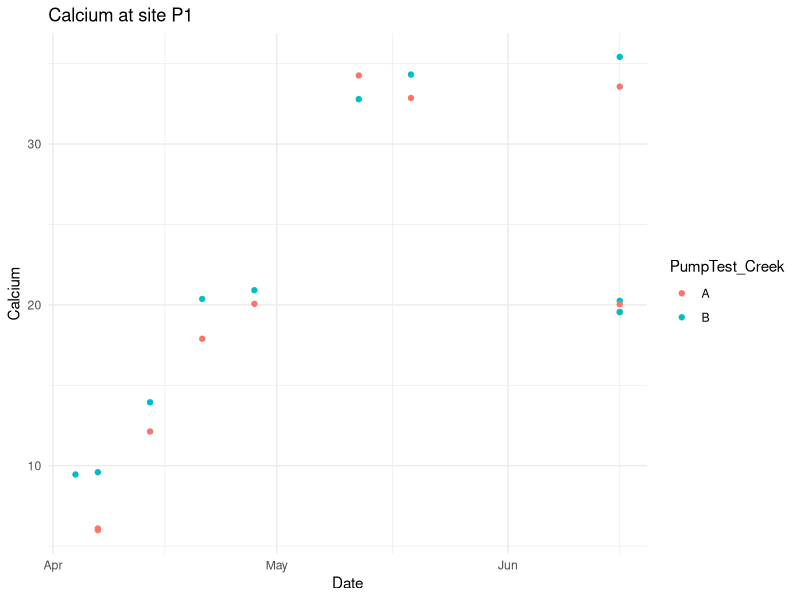
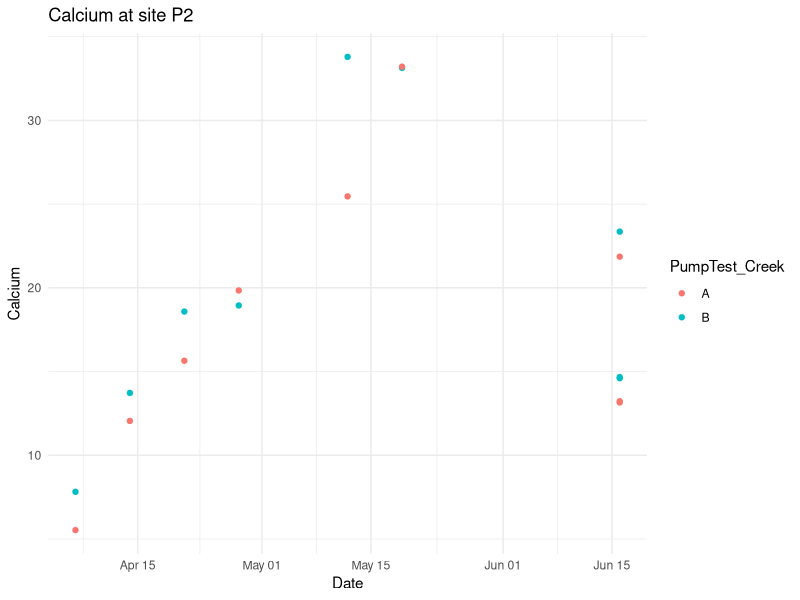
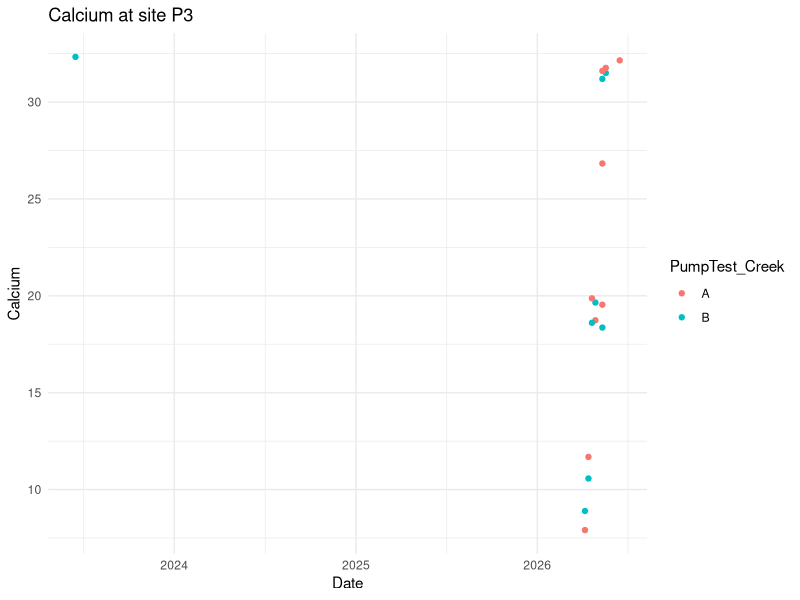
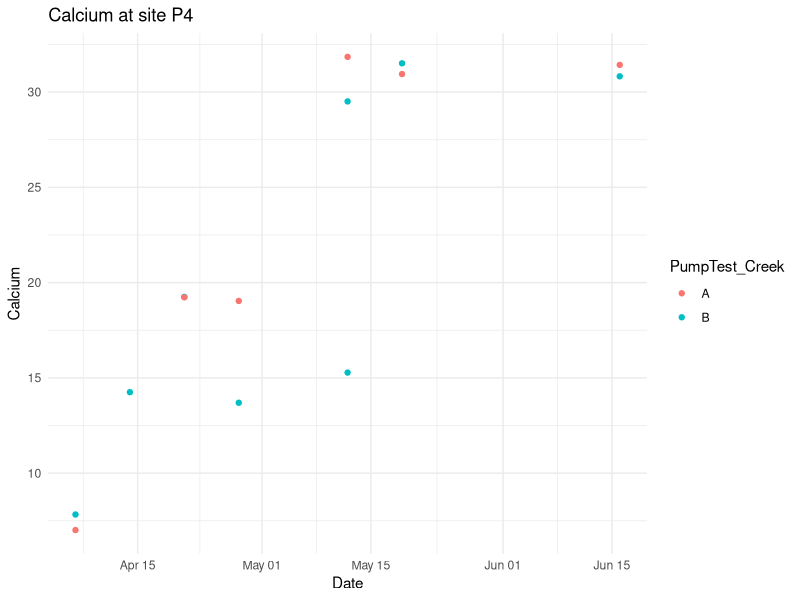
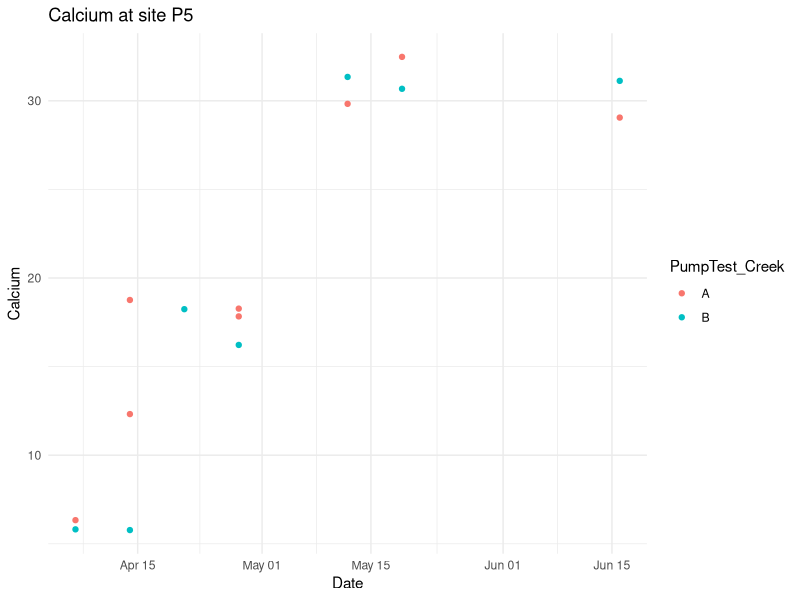
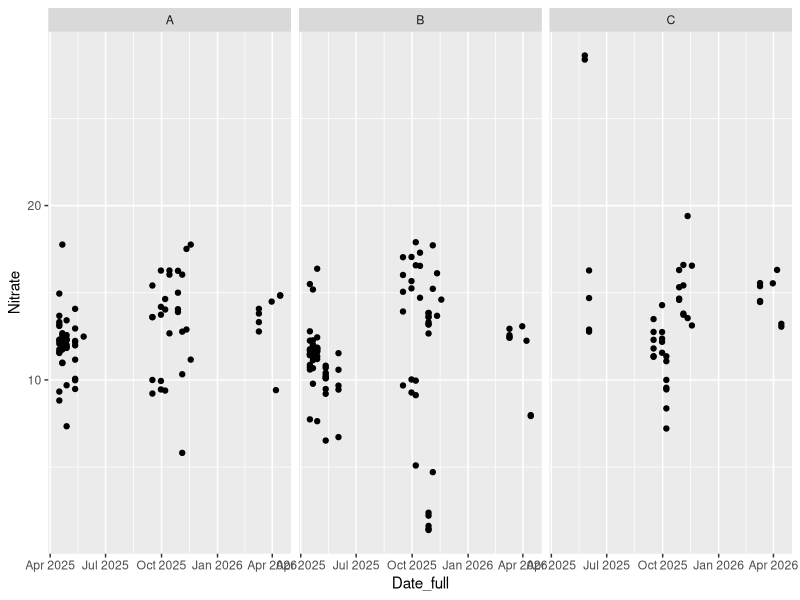
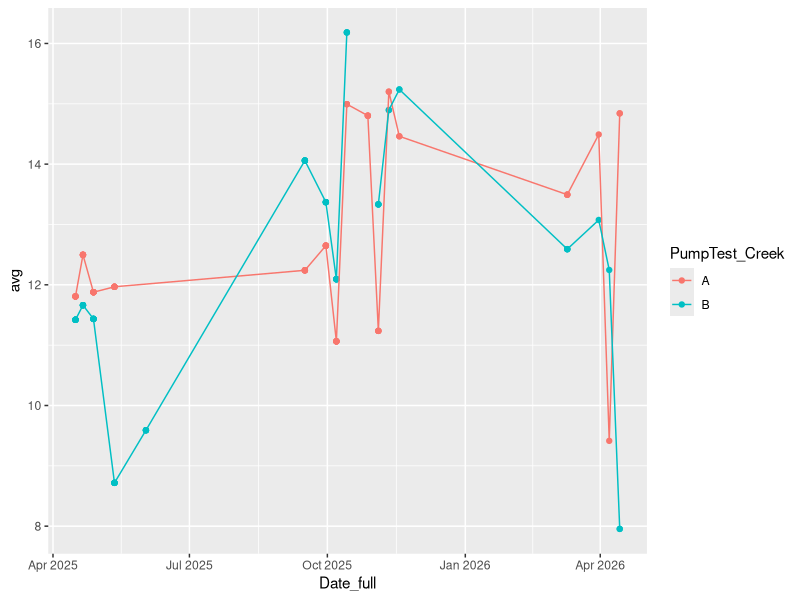
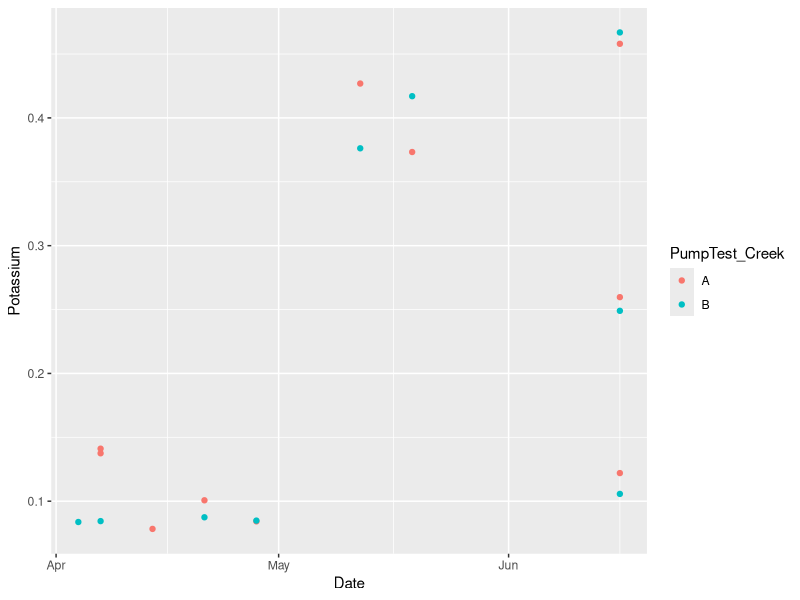

The R source for these figures, in order:
library(tidyverse)
library(lubridate)


cations = read_csv("Creek and Well Cations - Sheet1.csv")

cations = cations %>% 
  mutate(
    MeasurementDate = mdy(MeasurementDate), 
    Date = mdy(Date),
    Calcium = as.numeric(Calcium), Magnesium = as.numeric(Magnesium), Potassium = as.numeric(Potassium) 
  )

anions = read_csv("Creek and Well Anion Data - newdatasorted.csv")
anions = anions %>% 
  mutate(
    MeasurementDate = mdy(MeasurementDate),
    Date_full = mdy(paste(Month, Day, Year, sep = " ")),
    Nitrate = as.numeric(Nitrate), Flouride = as.numeric(Flouride), Chloride = as.numeric(Chloride)
  )

for(num in seq_along(1:5)) {
  site = paste0("P", num)
  p = cations %>% 
    filter(str_detect(Well, site), PumpTest_Creek != "C") %>%
    # drop_na() %>% 
    ggplot(aes(x = Date, y = Calcium, color = PumpTest_Creek)) + 
    geom_point() +
    # geom_line() +
    theme_minimal() +
    labs(title = paste0("Calcium at site ", site))
  print(p)
}




num = 1
site = paste0("P", num)
plot = anions %>%
  select(-c(Phosphate, Bromide, Nitrite)) %>% 
  drop_na() %>% 
  filter(Well == site) %>% 
  # group_by(PumpTest_Creek) %>%
  ggplot(aes(x = Date_full, y = Nitrate)) +
  geom_point() +
  facet_grid(~PumpTest_Creek)
print(plot)
plot1 = anions %>%
  select(-c(Phosphate, Bromide, Nitrite)) %>% 
  filter(Well == site, PumpTest_Creek != "C", SampleNum == 1) %>% 
  group_by(Date_full, PumpTest_Creek) %>% 
  mutate(avg = mean(Nitrate)) %>% 
  ggplot(aes(x = Date_full, y = avg, color = PumpTest_Creek)) +
  geom_point() +
  geom_line()
print(plot1)  

data = anions %>%
  select(-c(Phosphate, Bromide, Nitrite)) %>% 
  drop_na() %>% 
  filter(Well == site, PumpTest_Creek != "C", SampleNum == 1) %>% 
  group_by(Date_full)



cations %>% 
  filter(str_detect(Well, "P1"), PumpTest_Creek != "C") %>% 
  ggplot(aes(x = Date, y = Potassium, color = PumpTest_Creek)) + 
  geom_point()
